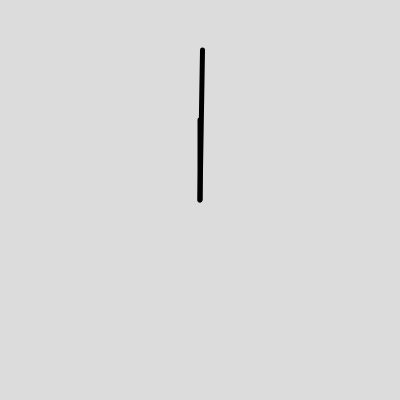
Frame 1 (no input)
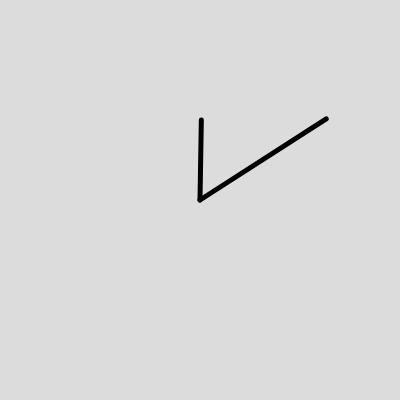
Frame 60 (no input)
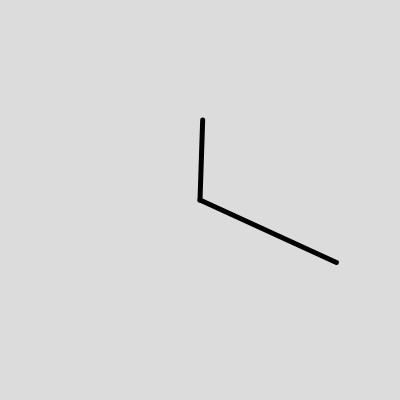
Frame 120 (the mouse pressed at the canvas centre since frame 60)

The p5.js sketch that drew these frames (run headless with seeded random() and noise() and a simulated clock; from frame 60 on, the mouse is pressed at the canvas centre):

// p5.js sketch
// ── sketch.js
class Zeiger {
  constructor(laenge, schrittweite){
    this.laenge = laenge
    this.winkel = 0
    this.schrittweite = schrittweite
  }
  weiter(){
    this.winkel += this.schrittweite
  }

  zeichnen(){
    let fakewinkel = this.winkel / 60.
    //fakewinkel = 0.5 * (Math.cos(fakewinkel) + 1)
    let y = 200 - this.laenge * Math.cos(fakewinkel)
    let x = 200 + this.laenge * Math.sin(fakewinkel)
    line(200, 200, x, y)    
  }
}

class Uhr {
  constructor(lenGross, lenKlein) {
    this.gross = new Zeiger(lenGross, 1)
    this.klein = new Zeiger(lenKlein, 1./60)
  }
  weiter_und_zeichnen() {
    this.gross.weiter()
    this.gross.zeichnen()
    this.klein.weiter()
    this.klein.zeichnen()
  }
  setUhrzeit(stunden, minuten) {
    //TODO
  }
}

let gross = new Zeiger(150, 1)
let klein = new Zeiger(80, 1./60)

let uhr = new Uhr(150, 80)

function setup() {
  createCanvas(400, 400);
  frameRate(60)
  stroke(0)
  strokeWeight(5)

}

function draw() {
  background(220);
//  gross.weiter()
//  klein.weiter()
//  gross.zeichnen()
//  klein.zeichnen()
  uhr.weiter_und_zeichnen()
  uhr.setUhrzeit(16, 1)
}

// ── dart.html
<html>
<head>
    <title>DART</title>
    <script src="https://cdn.jsdelivr.net/npm/vue@2/dist/vue.js"></script>
    <link href="https://cdn.jsdelivr.net/npm/bootstrap@5.1.3/dist/css/bootstrap.min.css" rel="stylesheet" integrity="sha384-1BmE4kWBq78iYhFldvKuhfTAU6auU8tT94WrHftjDbrCEXSU1oBoqyl2QvZ6jIW3" crossorigin="anonymous">
    <script src="https://cdn.jsdelivr.net/npm/bootstrap@5.1.3/dist/js/bootstrap.bundle.min.js" integrity="sha384-ka7Sk0Gln4gmtz2MlQnikT1wXgYsOg+OMhuP+IlRH9sENBO0LRn5q+8nbTov4+1p" crossorigin="anonymous"></script>

    <script lang="javascript">
        let buttons = []
        for (let i = 1; i <= 20; ++i) {
            buttons.push(i)
        }
        buttons.push(25)


        let symbols = []
        //symbols.push(["Double", "Triple"])
        for (let i = 1; i <= 20; i += 3) {
            symbols.push([i, i+1, i+2])
        }
        //letztes Element auf 25 setzen (ist sonst 21)
        symbols[symbols.length - 1][2] = 25

        class Symbol {
            constructor(value, display) {
                if (display === undefined) {
                    display = value
                }
                this.value = value
                this.display = display
                this.highlight = false
                this.enabled = true
            }
        }

        class Symbole {
            constructor() {
                this.double = new Symbol('D', 'Double')
                this.tripple = new Symbol('T', 'Triple')
                this.allSymbols = []
                this.allSymbols.push([this.double, this.tripple])
                for (const row of symbols) {
                    let tmpArray = []
                    for (const cell of row) {
                        tmpArray.push(new Symbol(cell))
                    }
                    this.allSymbols.push(tmpArray)
                }
                this.allSymbols[this.allSymbols.length - 1][2].display = 'Bull'
                this.zurueck = new Symbol(-1, 'Zurück')
                this.allSymbols.push([
                    new Symbol(0, 'Daneben'),
                    this.zurueck
                ])
                
            }
            setEnabled(value) {
                this.allSymbols.forEach(s => s.enabled = value)
                this.zurueck.enabled = true
            }
        }

        class Wurf {
            constructor(value, multiplikator) {
                //TODO: testen ob symbol in buttons                
                this.value = value
                this.multiplikator = multiplikator
            }
            get wert() {
                return this.value * this.multiplikator
            }
            get display() {
                let d = ''
                if (this.multiplikator == 2) {
                    d = 'D'
                } else if (this.multiplikator == 3) {
                    d = 'T'
                }
                d += this.value
                return d
            }
        }

        class Zug {
            constructor() {
                this.wuerfe = []
            }
            addWurf(multiplikator, symbol) {
                if (this.isVoll) return
                this.wuerfe.push(new Wurf(symbol, multiplikator))
            }
            removeWurf() {
                if (this.wuerfe.length > 0) {
                    this.wuerfe.pop()
                }
            }
            get isVoll() {
                return this.wuerfe.length == 3
            }
            get wert() {
                let value = 0
                for (const wurf of this.wuerfe) {
                    value += wurf.wert
                }
                return value
            }
            get display() {
                let d = ''
                for (const wurf of this.wuerfe) {
                    d += wurf.display + ' '
                }
                return d
            }
        }

        class Spieler {
            constructor(name) {
                this.name = name
                this.zuege = []
            }
            addZug(zug) {
                this.zuege.push(zug)
            }
            get lastWurfDisplay() {
                if (this.zuege.length == 0) {
                    return '< >'
                }
                return this.zuege[this.zuege.length - 1].display
            }
            get wert() {
                let w = 0
                for (const zug of this.zuege) {
                    w += zug.wert
                }
                return w
            }
        }

        class Game {
            constructor(spielernamen) {
                this.spieler = []
                for (const spielername of spielernamen) {
                    this.spieler.push(new Spieler(spielername))
                }
                this.currentSpielerIndex = 0
                this.points = 501
            }
            moveNext() {
                this.currentSpielerIndex++
                if (this.currentSpielerIndex >= this.spieler.length) {
                    this.currentSpielerIndex = 0
                }
            }
            get currentSpieler() {
                return this.spieler[this.currentSpielerIndex]
            }
        }
        
    </script>
</head>
<body>
    <div id="app">
        <div class="container">
            <div class="row">
                <div 
                    class="col"
                    v-for="(spieler, index) in game.spieler"
                    :key="spieler.name"
                    :class="index == game.currentSpielerIndex ? 'border border-3' : ''"
                >
                    <h3>{{ spieler.name }}</h3>
                    <h2>{{ game.points - spieler.wert }}</h2>
                    <p>{{ spieler.lastWurfDisplay }}</p>
                </div>
            </div>
        </div>
        <div class="container">
            <div class="row" v-for="row in symbole.allSymbols">
                <div class="col" v-for="item in row">
                    <button 
                        class="btn w-100 h-100"
                        :class="item.highlight ? 'btn-info' : 'btn-primary'"
                        v-on:click="klickSymbol(item.value)"
                        :key="item.value"
                        >
                        {{ item.display }}
                    </button>
                </div>
            </div>
        </div>
        <br>
        <h2>{{ game.currentSpieler.name }}</h2>
        <br>
        <div class="container">
            <div class="row">
                <div class="col" v-for="wurf in zug.wuerfe">
                    {{ wurf.display }}
                </div>
            </div>
            <div class="row">
                <div class="col">
                    <button class="btn btn-primary w-100 h-100" v-if="zug.isVoll" v-on:click="next()">Next</button>
                    <button class="btn btn-primary w-100 h-100" v-else disabled>Next</button>
                </div>
            </div>
        </div>

    </div>
    <script lang="javascript">



        let app = new Vue({
            el: '#app',
            data: {
                message: 'Hello Vue!',
                zug: new Zug(),
                symbole: new Symbole(),
                game: new Game(['kev', 'nessl', 'mani'])
            },
            computed: {
                lastZug: function() {
                    if (this.zug.length == 0) return null
                    return this.zug[this.zug.length - 1]
                }
            },
            methods: {
                next: function() {
                    this.game.currentSpieler.addZug(this.zug)
                    this.game.moveNext()
                    this.zug = new Zug()
                },
                klickSymbol: function(value) {
                    let s = this.symbole
                    if (value == 'D') {
                        s.tripple.highlight = false
                        s.double.highlight = !s.double.highlight
                    } else if (value == 'T') {
                        s.double.highlight = false
                        s.tripple.highlight = !s.tripple.highlight
                    } else if (value == -1) {
                        this.zug.removeWurf()
                        s.double.highlight = false
                        s.tripple.highlight = false
                    } else {
                        let multiplikator = 1
                        if (s.double.highlight) {
                            multiplikator = 2
                        } else if (s.tripple.highlight) {
                            multiplikator = 3
                        }
                        this.zug.addWurf(multiplikator, value)
                        s.double.highlight = false
                        s.tripple.highlight = false
                    }

                    if (this.zug.isVoll) {
                    }
                }
            }
        })


    </script>
    
</body>
</html>
// ── uhr.html
<html>
<head>
    <title>uhr</title>
    <script src="https://cdn.jsdelivr.net/npm/vue@2/dist/vue.js"></script>
